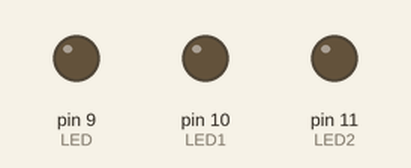
Recording of a sketch running on a simulated Arduino Uno, built with avr-gcc and run on an emulated ATmega328P. Shown: output pins drawn as LEDs (lit = HIGH).

Above: at 0.2 s.
At 1.2 s:
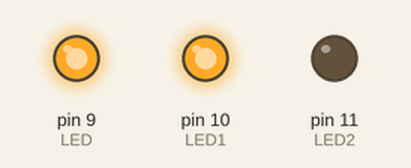
At 2.7 s:
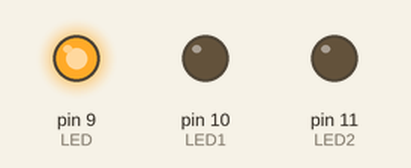
At 3.7 s:
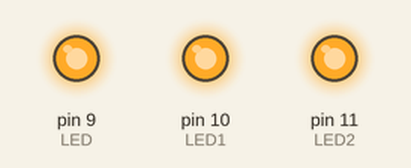
Timing chart, 0 to 4.6 s (numbered marks = the images above):
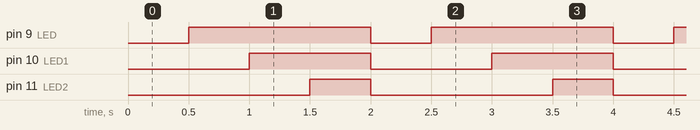

The sketch:

OnOFFRunning.ino
```cpp
int LED=9;
int LED1=10;
int LED2=11;

void setup(){
pinMode(LED,OUTPUT);
pinMode(LED1,OUTPUT);
pinMode(LED2,OUTPUT);
}

void loop(){
digitalWrite(LED,LOW);
digitalWrite(LED1,LOW);
digitalWrite(LED2,LOW);
delay(500);
digitalWrite(LED,HIGH);
delay(500);
digitalWrite(LED1,HIGH);
delay(500);
digitalWrite(LED2,HIGH);
delay(500);

}
```

Measured:
- by itself, pin 9 (LED): alternates HIGH for 1.5 s and LOW for 0.50 s
- by itself, pin 10 (LED1): alternates HIGH for 1.0 s and LOW for 1.0 s
- by itself, pin 11 (LED2): alternates HIGH for 0.50 s and LOW for 1.5 s
